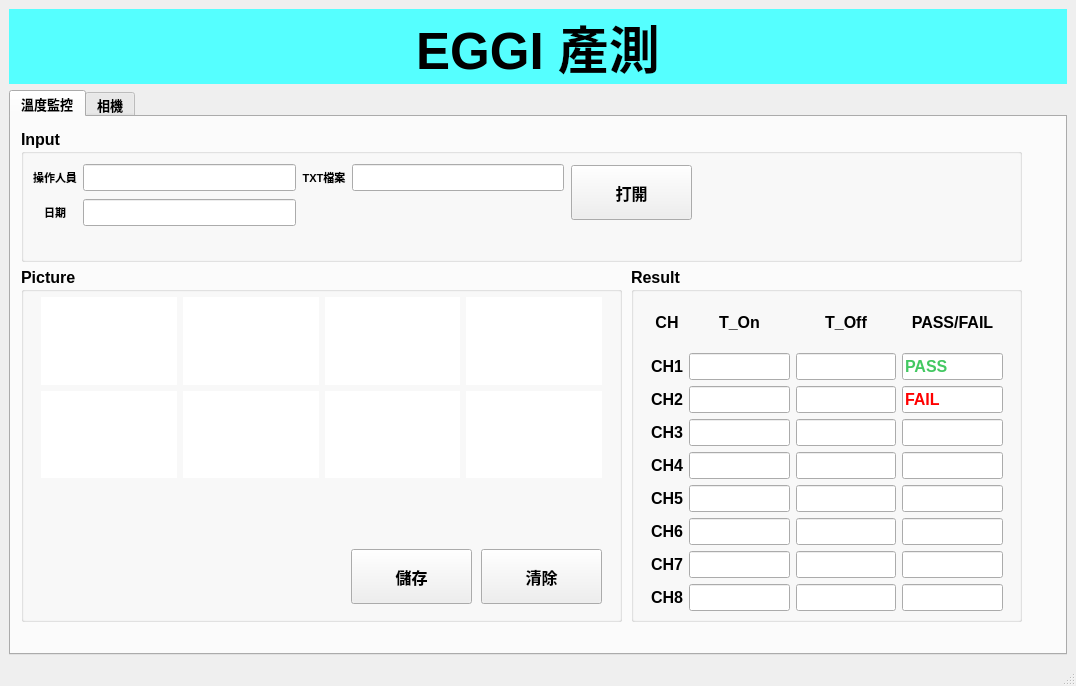
<?xml version="1.0" encoding="UTF-8"?>
<ui version="4.0">
 <class>MainWindow</class>
 <widget class="QMainWindow" name="MainWindow">
  <property name="geometry">
   <rect>
    <x>0</x>
    <y>0</y>
    <width>1076</width>
    <height>686</height>
   </rect>
  </property>
  <property name="windowTitle">
   <string>QtDesigner測試</string>
  </property>
  <widget class="QWidget" name="centralwidget">
   <layout class="QGridLayout" name="gridLayout">
    <item row="0" column="0">
     <widget class="QLabel" name="label">
      <property name="font">
       <font>
        <pointsize>38</pointsize>
        <weight>75</weight>
        <bold>true</bold>
        <underline>false</underline>
       </font>
      </property>
      <property name="cursor">
       <cursorShape>ArrowCursor</cursorShape>
      </property>
      <property name="styleSheet">
       <string notr="true">background-color: rgb(85, 255, 255);</string>
      </property>
      <property name="text">
       <string>EGGI 產測</string>
      </property>
      <property name="alignment">
       <set>Qt::AlignCenter</set>
      </property>
     </widget>
    </item>
    <item row="1" column="0">
     <widget class="QTabWidget" name="tabWidget">
      <property name="enabled">
       <bool>true</bool>
      </property>
      <property name="font">
       <font>
        <pointsize>10</pointsize>
        <weight>75</weight>
        <bold>true</bold>
       </font>
      </property>
      <property name="acceptDrops">
       <bool>false</bool>
      </property>
      <property name="autoFillBackground">
       <bool>true</bool>
      </property>
      <property name="currentIndex">
       <number>0</number>
      </property>
      <property name="usesScrollButtons">
       <bool>true</bool>
      </property>
      <property name="documentMode">
       <bool>false</bool>
      </property>
      <property name="tabsClosable">
       <bool>false</bool>
      </property>
      <widget class="QWidget" name="tab">
       <attribute name="title">
        <string>溫度監控</string>
       </attribute>
       <widget class="QGroupBox" name="groupBox">
        <property name="geometry">
         <rect>
          <x>10</x>
          <y>12</y>
          <width>1001</width>
          <height>133</height>
         </rect>
        </property>
        <property name="font">
         <font>
          <pointsize>12</pointsize>
          <weight>75</weight>
          <bold>true</bold>
         </font>
        </property>
        <property name="title">
         <string>Input</string>
        </property>
        <widget class="QWidget" name="layoutWidget">
         <property name="geometry">
          <rect>
           <x>12</x>
           <y>33</y>
           <width>531</width>
           <height>67</height>
          </rect>
         </property>
         <layout class="QGridLayout" name="gridLayout_2">
          <item row="1" column="0">
           <widget class="QLabel" name="label_3">
            <property name="font">
             <font>
              <pointsize>8</pointsize>
              <weight>75</weight>
              <bold>true</bold>
             </font>
            </property>
            <property name="text">
             <string>日期</string>
            </property>
            <property name="alignment">
             <set>Qt::AlignCenter</set>
            </property>
           </widget>
          </item>
          <item row="0" column="3">
           <widget class="QLineEdit" name="lineEdit_3"/>
          </item>
          <item row="1" column="1">
           <widget class="QLineEdit" name="lineEdit_2"/>
          </item>
          <item row="0" column="0">
           <widget class="QLabel" name="label_2">
            <property name="font">
             <font>
              <pointsize>8</pointsize>
              <weight>75</weight>
              <bold>true</bold>
             </font>
            </property>
            <property name="text">
             <string>操作人員</string>
            </property>
            <property name="alignment">
             <set>Qt::AlignCenter</set>
            </property>
           </widget>
          </item>
          <item row="0" column="2">
           <widget class="QLabel" name="label_5">
            <property name="font">
             <font>
              <pointsize>8</pointsize>
              <weight>75</weight>
              <bold>true</bold>
             </font>
            </property>
            <property name="text">
             <string>TXT檔案</string>
            </property>
            <property name="alignment">
             <set>Qt::AlignCenter</set>
            </property>
           </widget>
          </item>
          <item row="0" column="1">
           <widget class="QLineEdit" name="lineEdit"/>
          </item>
         </layout>
        </widget>
        <widget class="QPushButton" name="pushButton">
         <property name="geometry">
          <rect>
           <x>550</x>
           <y>36</y>
           <width>121</width>
           <height>55</height>
          </rect>
         </property>
         <property name="font">
          <font>
           <pointsize>12</pointsize>
           <weight>75</weight>
           <bold>true</bold>
          </font>
         </property>
         <property name="text">
          <string>打開</string>
         </property>
        </widget>
       </widget>
       <widget class="QGroupBox" name="groupBox_2">
        <property name="geometry">
         <rect>
          <x>10</x>
          <y>150</y>
          <width>601</width>
          <height>355</height>
         </rect>
        </property>
        <property name="font">
         <font>
          <pointsize>12</pointsize>
          <weight>75</weight>
          <bold>true</bold>
         </font>
        </property>
        <property name="title">
         <string>Picture</string>
        </property>
        <widget class="QPushButton" name="pushButton_8">
         <property name="geometry">
          <rect>
           <x>460</x>
           <y>282</y>
           <width>121</width>
           <height>55</height>
          </rect>
         </property>
         <property name="font">
          <font>
           <pointsize>12</pointsize>
           <weight>75</weight>
           <bold>true</bold>
          </font>
         </property>
         <property name="text">
          <string>清除</string>
         </property>
        </widget>
        <widget class="QSplitter" name="splitter_2">
         <property name="geometry">
          <rect>
           <x>16</x>
           <y>156</y>
           <width>0</width>
           <height>0</height>
          </rect>
         </property>
         <property name="orientation">
          <enum>Qt::Vertical</enum>
         </property>
         <widget class="QWidget" name="widget_6" native="true">
          <property name="styleSheet">
           <string notr="true">background-color: rgb(255, 255, 255);</string>
          </property>
         </widget>
         <widget class="QWidget" name="widget_7" native="true">
          <property name="styleSheet">
           <string notr="true">background-color: rgb(255, 255, 255);</string>
          </property>
         </widget>
         <widget class="QWidget" name="widget_8" native="true">
          <property name="styleSheet">
           <string notr="true">background-color: rgb(255, 255, 255);</string>
          </property>
         </widget>
         <widget class="QWidget" name="widget_5" native="true">
          <property name="styleSheet">
           <string notr="true">background-color: rgb(255, 255, 255);</string>
          </property>
         </widget>
        </widget>
        <widget class="QWidget" name="layoutWidget">
         <property name="geometry">
          <rect>
           <x>20</x>
           <y>30</y>
           <width>561</width>
           <height>181</height>
          </rect>
         </property>
         <layout class="QGridLayout" name="gridLayout_3">
          <item row="0" column="2">
           <widget class="QWidget" name="widget_69" native="true">
            <property name="styleSheet">
             <string notr="true">
background-color: rgb(255, 255, 255);</string>
            </property>
           </widget>
          </item>
          <item row="2" column="2">
           <widget class="QWidget" name="widget_86" native="true">
            <property name="styleSheet">
             <string notr="true">
background-color: rgb(255, 255, 255);</string>
            </property>
           </widget>
          </item>
          <item row="2" column="1">
           <widget class="QWidget" name="widget_84" native="true">
            <property name="styleSheet">
             <string notr="true">
background-color: rgb(255, 255, 255);</string>
            </property>
           </widget>
          </item>
          <item row="0" column="0">
           <widget class="QWidget" name="widget_64" native="true">
            <property name="styleSheet">
             <string notr="true">
background-color: rgb(255, 255, 255);</string>
            </property>
           </widget>
          </item>
          <item row="2" column="3">
           <widget class="QWidget" name="widget_85" native="true">
            <property name="styleSheet">
             <string notr="true">
background-color: rgb(255, 255, 255);</string>
            </property>
           </widget>
          </item>
          <item row="0" column="3">
           <widget class="QWidget" name="widget_68" native="true">
            <property name="styleSheet">
             <string notr="true">
background-color: rgb(255, 255, 255);</string>
            </property>
           </widget>
          </item>
          <item row="2" column="0">
           <widget class="QWidget" name="widget_87" native="true">
            <property name="styleSheet">
             <string notr="true">
background-color: rgb(255, 255, 255);</string>
            </property>
           </widget>
          </item>
          <item row="0" column="1">
           <widget class="QWidget" name="widget_67" native="true">
            <property name="styleSheet">
             <string notr="true">
background-color: rgb(255, 255, 255);</string>
            </property>
           </widget>
          </item>
         </layout>
        </widget>
        <widget class="QPushButton" name="pushButton_9">
         <property name="geometry">
          <rect>
           <x>330</x>
           <y>282</y>
           <width>121</width>
           <height>55</height>
          </rect>
         </property>
         <property name="font">
          <font>
           <pointsize>12</pointsize>
           <weight>75</weight>
           <bold>true</bold>
          </font>
         </property>
         <property name="text">
          <string>儲存</string>
         </property>
        </widget>
       </widget>
       <widget class="QGroupBox" name="groupBox_3">
        <property name="geometry">
         <rect>
          <x>620</x>
          <y>150</y>
          <width>391</width>
          <height>355</height>
         </rect>
        </property>
        <property name="font">
         <font>
          <pointsize>12</pointsize>
          <weight>75</weight>
          <bold>true</bold>
         </font>
        </property>
        <property name="title">
         <string>Result</string>
        </property>
        <widget class="QWidget" name="layoutWidget">
         <property name="geometry">
          <rect>
           <x>20</x>
           <y>30</y>
           <width>352</width>
           <height>314</height>
          </rect>
         </property>
         <layout class="QGridLayout" name="gridLayout_7">
          <item row="1" column="3">
           <widget class="QLineEdit" name="lineEdit_15">
            <property name="font">
             <font>
              <pointsize>12</pointsize>
              <weight>75</weight>
              <bold>true</bold>
             </font>
            </property>
            <property name="styleSheet">
             <string notr="true">color: rgb(67, 200, 98);</string>
            </property>
            <property name="text">
             <string>PASS</string>
            </property>
           </widget>
          </item>
          <item row="4" column="1">
           <widget class="QLineEdit" name="lineEdit_27"/>
          </item>
          <item row="3" column="0">
           <widget class="QLabel" name="label_25">
            <property name="text">
             <string>CH3</string>
            </property>
            <property name="alignment">
             <set>Qt::AlignCenter</set>
            </property>
           </widget>
          </item>
          <item row="8" column="3">
           <widget class="QLineEdit" name="lineEdit_38"/>
          </item>
          <item row="7" column="0">
           <widget class="QLabel" name="label_35">
            <property name="text">
             <string>CH7</string>
            </property>
            <property name="alignment">
             <set>Qt::AlignCenter</set>
            </property>
           </widget>
          </item>
          <item row="8" column="0">
           <widget class="QLabel" name="label_34">
            <property name="text">
             <string>CH8</string>
            </property>
            <property name="alignment">
             <set>Qt::AlignCenter</set>
            </property>
           </widget>
          </item>
          <item row="2" column="1">
           <widget class="QLineEdit" name="lineEdit_16"/>
          </item>
          <item row="0" column="0">
           <widget class="QLabel" name="label_10">
            <property name="text">
             <string>CH</string>
            </property>
            <property name="alignment">
             <set>Qt::AlignCenter</set>
            </property>
           </widget>
          </item>
          <item row="5" column="3">
           <widget class="QLineEdit" name="lineEdit_41"/>
          </item>
          <item row="5" column="1">
           <widget class="QLineEdit" name="lineEdit_39"/>
          </item>
          <item row="6" column="2">
           <widget class="QLineEdit" name="lineEdit_34"/>
          </item>
          <item row="0" column="1">
           <widget class="QLabel" name="label_15">
            <property name="text">
             <string>T_On</string>
            </property>
            <property name="alignment">
             <set>Qt::AlignCenter</set>
            </property>
           </widget>
          </item>
          <item row="2" column="0">
           <widget class="QLabel" name="label_24">
            <property name="text">
             <string>CH2</string>
            </property>
            <property name="alignment">
             <set>Qt::AlignCenter</set>
            </property>
           </widget>
          </item>
          <item row="7" column="2">
           <widget class="QLineEdit" name="lineEdit_31"/>
          </item>
          <item row="4" column="0">
           <widget class="QLabel" name="label_26">
            <property name="text">
             <string>CH4</string>
            </property>
            <property name="alignment">
             <set>Qt::AlignCenter</set>
            </property>
           </widget>
          </item>
          <item row="3" column="3">
           <widget class="QLineEdit" name="lineEdit_26"/>
          </item>
          <item row="6" column="1">
           <widget class="QLineEdit" name="lineEdit_33"/>
          </item>
          <item row="4" column="2">
           <widget class="QLineEdit" name="lineEdit_28"/>
          </item>
          <item row="4" column="3">
           <widget class="QLineEdit" name="lineEdit_29"/>
          </item>
          <item row="1" column="2">
           <widget class="QLineEdit" name="lineEdit_7"/>
          </item>
          <item row="2" column="2">
           <widget class="QLineEdit" name="lineEdit_17"/>
          </item>
          <item row="6" column="3">
           <widget class="QLineEdit" name="lineEdit_35"/>
          </item>
          <item row="7" column="3">
           <widget class="QLineEdit" name="lineEdit_32"/>
          </item>
          <item row="6" column="0">
           <widget class="QLabel" name="label_36">
            <property name="text">
             <string>CH6</string>
            </property>
            <property name="alignment">
             <set>Qt::AlignCenter</set>
            </property>
           </widget>
          </item>
          <item row="8" column="2">
           <widget class="QLineEdit" name="lineEdit_37"/>
          </item>
          <item row="0" column="3">
           <widget class="QLabel" name="label_37">
            <property name="text">
             <string>PASS/FAIL</string>
            </property>
            <property name="alignment">
             <set>Qt::AlignCenter</set>
            </property>
           </widget>
          </item>
          <item row="0" column="2">
           <widget class="QLabel" name="label_20">
            <property name="text">
             <string>T_Off</string>
            </property>
            <property name="alignment">
             <set>Qt::AlignCenter</set>
            </property>
           </widget>
          </item>
          <item row="1" column="1">
           <widget class="QLineEdit" name="lineEdit_6"/>
          </item>
          <item row="3" column="1">
           <widget class="QLineEdit" name="lineEdit_24"/>
          </item>
          <item row="8" column="1">
           <widget class="QLineEdit" name="lineEdit_36"/>
          </item>
          <item row="3" column="2">
           <widget class="QLineEdit" name="lineEdit_25"/>
          </item>
          <item row="1" column="0">
           <widget class="QLabel" name="label_4">
            <property name="text">
             <string>CH1</string>
            </property>
            <property name="alignment">
             <set>Qt::AlignCenter</set>
            </property>
           </widget>
          </item>
          <item row="7" column="1">
           <widget class="QLineEdit" name="lineEdit_30"/>
          </item>
          <item row="5" column="2">
           <widget class="QLineEdit" name="lineEdit_40"/>
          </item>
          <item row="2" column="3">
           <widget class="QLineEdit" name="lineEdit_23">
            <property name="styleSheet">
             <string notr="true">color: rgb(255, 0, 0);</string>
            </property>
            <property name="text">
             <string>FAIL</string>
            </property>
           </widget>
          </item>
          <item row="5" column="0">
           <widget class="QLabel" name="label_51">
            <property name="text">
             <string>CH5</string>
            </property>
            <property name="alignment">
             <set>Qt::AlignCenter</set>
            </property>
           </widget>
          </item>
         </layout>
        </widget>
       </widget>
      </widget>
      <widget class="QWidget" name="tab_2">
       <attribute name="title">
        <string>相機</string>
       </attribute>
       <widget class="QPushButton" name="pushButton_2">
        <property name="geometry">
         <rect>
          <x>10</x>
          <y>18</y>
          <width>101</width>
          <height>43</height>
         </rect>
        </property>
        <property name="font">
         <font>
          <pointsize>10</pointsize>
          <weight>75</weight>
          <bold>true</bold>
         </font>
        </property>
        <property name="text">
         <string>開啟相機</string>
        </property>
       </widget>
       <widget class="QPushButton" name="pushButton_3">
        <property name="geometry">
         <rect>
          <x>10</x>
          <y>126</y>
          <width>101</width>
          <height>43</height>
         </rect>
        </property>
        <property name="font">
         <font>
          <pointsize>10</pointsize>
          <weight>75</weight>
          <bold>true</bold>
         </font>
        </property>
        <property name="text">
         <string>焦距檢測:</string>
        </property>
       </widget>
       <widget class="QPushButton" name="pushButton_4">
        <property name="geometry">
         <rect>
          <x>10</x>
          <y>210</y>
          <width>101</width>
          <height>43</height>
         </rect>
        </property>
        <property name="font">
         <font>
          <pointsize>10</pointsize>
          <weight>75</weight>
          <bold>true</bold>
         </font>
        </property>
        <property name="text">
         <string>焦距檢測:</string>
        </property>
       </widget>
       <widget class="QPushButton" name="pushButton_5">
        <property name="geometry">
         <rect>
          <x>10</x>
          <y>264</y>
          <width>101</width>
          <height>43</height>
         </rect>
        </property>
        <property name="font">
         <font>
          <pointsize>10</pointsize>
          <weight>75</weight>
          <bold>true</bold>
         </font>
        </property>
        <property name="text">
         <string>讀取QRcode</string>
        </property>
       </widget>
       <widget class="QPushButton" name="pushButton_6">
        <property name="geometry">
         <rect>
          <x>10</x>
          <y>312</y>
          <width>101</width>
          <height>43</height>
         </rect>
        </property>
        <property name="font">
         <font>
          <pointsize>10</pointsize>
          <weight>75</weight>
          <bold>true</bold>
         </font>
        </property>
        <property name="text">
         <string>儲存到資料ˋ庫</string>
        </property>
       </widget>
       <widget class="QPushButton" name="pushButton_7">
        <property name="geometry">
         <rect>
          <x>10</x>
          <y>366</y>
          <width>101</width>
          <height>43</height>
         </rect>
        </property>
        <property name="font">
         <font>
          <pointsize>10</pointsize>
          <weight>75</weight>
          <bold>true</bold>
         </font>
        </property>
        <property name="text">
         <string>退出</string>
        </property>
       </widget>
       <widget class="QFrame" name="frame">
        <property name="geometry">
         <rect>
          <x>140</x>
          <y>18</y>
          <width>621</width>
          <height>391</height>
         </rect>
        </property>
        <property name="inputMethodHints">
         <set>Qt::ImhDigitsOnly|Qt::ImhFormattedNumbersOnly|Qt::ImhMultiLine|Qt::ImhNoEditMenu|Qt::ImhNoTextHandles|Qt::ImhPreferLatin|Qt::ImhUppercaseOnly</set>
        </property>
        <property name="frameShape">
         <enum>QFrame::StyledPanel</enum>
        </property>
        <property name="frameShadow">
         <enum>QFrame::Raised</enum>
        </property>
       </widget>
      </widget>
     </widget>
    </item>
   </layout>
  </widget>
  <widget class="QStatusBar" name="statusbar"/>
 </widget>
 <resources/>
 <connections/>
 <slots>
  <signal>clicked()</signal>
  <slot>button_clicked()</slot>
 </slots>
</ui>
